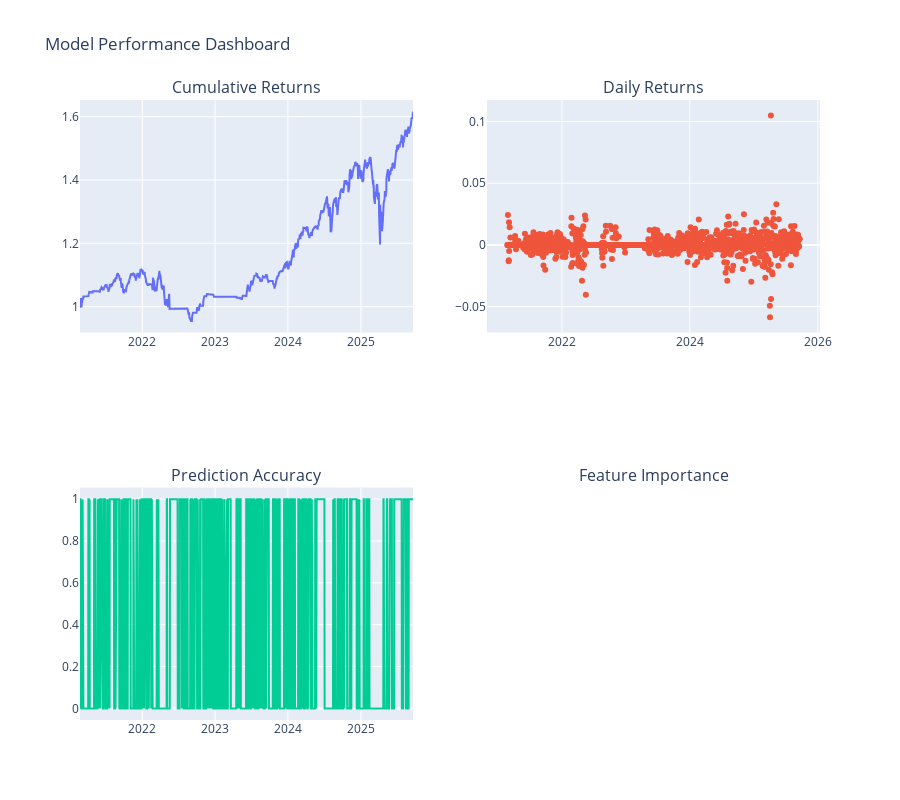

The code cell stored with this chart in its notebook:
### Markdown cell above
## 5. Interactive Dashboard Preview

### Code cell
# Create interactive plots for dashboard
fig = make_subplots(
    rows=2, cols=2,
    subplot_titles=('Cumulative Returns', 'Daily Returns', 'Prediction Accuracy', 'Feature Importance'),
    specs=[[{"secondary_y": False}, {"secondary_y": False}],
           [{"secondary_y": False}, {"secondary_y": False}]]
)

# Cumulative returns
fig.add_trace(
    go.Scatter(x=backtest['date'], y=cumulative_return, name='Cumulative Return'),
    row=1, col=1
)

# Daily returns
fig.add_trace(
    go.Scatter(x=backtest['date'], y=returns, name='Daily Return', mode='markers'),
    row=1, col=2
)

# Prediction accuracy over time
daily_accuracy = preds.groupby('date').apply(
    lambda x: (x['true_bucket'] == x['pred_bucket']).mean()
).reset_index()
daily_accuracy.columns = ['date', 'accuracy']

fig.add_trace(
    go.Scatter(x=daily_accuracy['date'], y=daily_accuracy['accuracy'], name='Daily Accuracy'),
    row=2, col=1
)

# Feature importance (top 10)
if 'feature_importance' in locals():
    top_10 = feature_importance.head(10)
    fig.add_trace(
        go.Bar(x=top_10['importance'], y=top_10['feature'], orientation='h', name='Feature Importance'),
        row=2, col=2
    )

fig.update_layout(height=800, showlegend=False, title_text="Model Performance Dashboard")
fig.show()

### Figure 1 — Plotly figure (JSON) as saved in the notebook; plotly's stock layout.template omitted (floating-point values rounded to 4 significant figures; data arrays with more than 128 entries replaced by an {"elided": "..."} marker saying what was removed)
{"data": [{"name": "Cumulative Return", "type": "scatter", "x": {"elided": "1150 str values"}, "xaxis": "x", "y": {"elided": "1150 float values"}, "yaxis": "y"}, {"mode": "markers", "name": "Daily Return", "type": "scatter", "x": {"elided": "1150 str values"}, "xaxis": "x2", "y": {"elided": "1150 float values"}, "yaxis": "y2"}, {"name": "Daily Accuracy", "type": "scatter", "x": {"elided": "1150 str values"}, "xaxis": "x3", "y": {"elided": "1150 int values"}, "yaxis": "y3"}], "layout": {"annotations": [{"font": {"size": 16}, "showarrow": false, "text": "Cumulative Returns", "x": 0.225, "xanchor": "center", "xref": "paper", "y": 1, "yanchor": "bottom", "yref": "paper"}, {"font": {"size": 16}, "showarrow": false, "text": "Daily Returns", "x": 0.775, "xanchor": "center", "xref": "paper", "y": 1, "yanchor": "bottom", "yref": "paper"}, {"font": {"size": 16}, "showarrow": false, "text": "Prediction Accuracy", "x": 0.225, "xanchor": "center", "xref": "paper", "y": 0.375, "yanchor": "bottom", "yref": "paper"}, {"font": {"size": 16}, "showarrow": false, "text": "Feature Importance", "x": 0.775, "xanchor": "center", "xref": "paper", "y": 0.375, "yanchor": "bottom", "yref": "paper"}], "height": 800, "showlegend": false, "title": {"text": "Model Performance Dashboard"}, "xaxis": {"anchor": "y", "domain": [0, 0.45]}, "xaxis2": {"anchor": "y2", "domain": [0.55, 1]}, "xaxis3": {"anchor": "y3", "domain": [0, 0.45]}, "xaxis4": {"anchor": "y4", "domain": [0.55, 1]}, "yaxis": {"anchor": "x", "domain": [0.625, 1]}, "yaxis2": {"anchor": "x2", "domain": [0.625, 1]}, "yaxis3": {"anchor": "x3", "domain": [0, 0.375]}, "yaxis4": {"anchor": "x4", "domain": [0, 0.375]}}}
